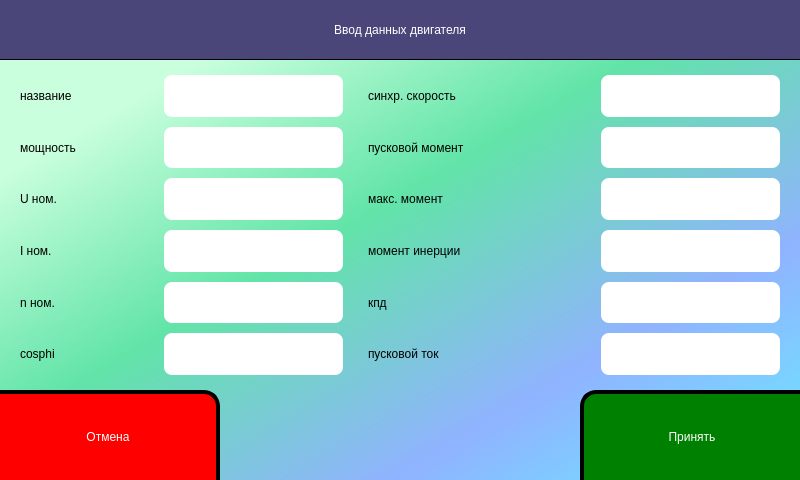
<?xml version="1.0" encoding="UTF-8"?>
<ui version="4.0">
 <class>AddEngine</class>
 <widget class="QWidget" name="AddEngine">
  <property name="geometry">
   <rect>
    <x>0</x>
    <y>0</y>
    <width>800</width>
    <height>480</height>
   </rect>
  </property>
  <property name="windowTitle">
   <string>Form</string>
  </property>
  <property name="styleSheet">
   <string notr="true">#AddEngine {
	background-color:qlineargradient(spread:pad, x1:0.174, y1:0.187, x2:0.965, y2:1, stop:0.00497512 rgba(202, 255, 221, 255), stop:0.338308 rgba(98, 228, 168, 255), stop:0.706468 rgba(144, 179, 255, 255), stop:1 rgba(108, 231, 255, 255));

}

QLabel {
	/*font:  bold 24px;*/
}

QPushButton {
	/*font:  bold 24px;*/
	color: white;
}

QLineEdit {
	/*font:  bold 24px;*/
	border-radius: 8px;
}</string>
  </property>
  <layout class="QVBoxLayout" name="verticalLayout" stretch="60,300,90">
   <property name="spacing">
    <number>15</number>
   </property>
   <property name="leftMargin">
    <number>0</number>
   </property>
   <property name="topMargin">
    <number>0</number>
   </property>
   <property name="rightMargin">
    <number>0</number>
   </property>
   <property name="bottomMargin">
    <number>0</number>
   </property>
   <item>
    <widget class="QLabel" name="title">
     <property name="styleSheet">
      <string notr="true">#title {
	background-color: rgb(74, 70, 122);
	border-bottom: 1px solid black;
	color: white;
}</string>
     </property>
     <property name="text">
      <string>Ввод данных двигателя</string>
     </property>
     <property name="alignment">
      <set>Qt::AlignCenter</set>
     </property>
    </widget>
   </item>
   <item>
    <layout class="QGridLayout" name="gridLayout" columnstretch="120,180,210,180">
     <property name="leftMargin">
      <number>20</number>
     </property>
     <property name="rightMargin">
      <number>20</number>
     </property>
     <property name="horizontalSpacing">
      <number>25</number>
     </property>
     <property name="verticalSpacing">
      <number>10</number>
     </property>
     <item row="2" column="1">
      <widget class="QLineEdit" name="le_rated_voltage">
       <property name="sizePolicy">
        <sizepolicy hsizetype="Expanding" vsizetype="Expanding">
         <horstretch>0</horstretch>
         <verstretch>0</verstretch>
        </sizepolicy>
       </property>
      </widget>
     </item>
     <item row="1" column="1">
      <widget class="QLineEdit" name="le_power">
       <property name="sizePolicy">
        <sizepolicy hsizetype="Expanding" vsizetype="Expanding">
         <horstretch>0</horstretch>
         <verstretch>0</verstretch>
        </sizepolicy>
       </property>
      </widget>
     </item>
     <item row="3" column="0">
      <widget class="QLabel" name="lb_rated_current">
       <property name="statusTip">
        <string/>
       </property>
       <property name="text">
        <string>I ном.</string>
       </property>
      </widget>
     </item>
     <item row="4" column="3">
      <widget class="QLineEdit" name="le_efficiency">
       <property name="sizePolicy">
        <sizepolicy hsizetype="Expanding" vsizetype="Expanding">
         <horstretch>0</horstretch>
         <verstretch>0</verstretch>
        </sizepolicy>
       </property>
      </widget>
     </item>
     <item row="3" column="1">
      <widget class="QLineEdit" name="le_rated_current">
       <property name="sizePolicy">
        <sizepolicy hsizetype="Expanding" vsizetype="Expanding">
         <horstretch>0</horstretch>
         <verstretch>0</verstretch>
        </sizepolicy>
       </property>
      </widget>
     </item>
     <item row="4" column="1">
      <widget class="QLineEdit" name="le_rated_speed">
       <property name="sizePolicy">
        <sizepolicy hsizetype="Expanding" vsizetype="Expanding">
         <horstretch>0</horstretch>
         <verstretch>0</verstretch>
        </sizepolicy>
       </property>
      </widget>
     </item>
     <item row="2" column="0">
      <widget class="QLabel" name="lb_rated_voltage">
       <property name="statusTip">
        <string/>
       </property>
       <property name="text">
        <string>U ном.</string>
       </property>
      </widget>
     </item>
     <item row="0" column="2">
      <widget class="QLabel" name="lb_sync_speed">
       <property name="statusTip">
        <string/>
       </property>
       <property name="text">
        <string>синхр. скорость</string>
       </property>
      </widget>
     </item>
     <item row="3" column="3">
      <widget class="QLineEdit" name="le_inertia">
       <property name="sizePolicy">
        <sizepolicy hsizetype="Expanding" vsizetype="Expanding">
         <horstretch>0</horstretch>
         <verstretch>0</verstretch>
        </sizepolicy>
       </property>
      </widget>
     </item>
     <item row="0" column="0">
      <widget class="QLabel" name="lb_name">
       <property name="sizePolicy">
        <sizepolicy hsizetype="Preferred" vsizetype="Expanding">
         <horstretch>0</horstretch>
         <verstretch>0</verstretch>
        </sizepolicy>
       </property>
       <property name="statusTip">
        <string/>
       </property>
       <property name="text">
        <string>название</string>
       </property>
      </widget>
     </item>
     <item row="1" column="2">
      <widget class="QLabel" name="lb_starting_torque">
       <property name="statusTip">
        <string/>
       </property>
       <property name="text">
        <string>пусковой момент</string>
       </property>
      </widget>
     </item>
     <item row="0" column="3">
      <widget class="QLineEdit" name="le_sync_speed">
       <property name="sizePolicy">
        <sizepolicy hsizetype="Expanding" vsizetype="Expanding">
         <horstretch>0</horstretch>
         <verstretch>0</verstretch>
        </sizepolicy>
       </property>
      </widget>
     </item>
     <item row="1" column="3">
      <widget class="QLineEdit" name="le_starting_torque">
       <property name="sizePolicy">
        <sizepolicy hsizetype="Expanding" vsizetype="Expanding">
         <horstretch>0</horstretch>
         <verstretch>0</verstretch>
        </sizepolicy>
       </property>
      </widget>
     </item>
     <item row="2" column="3">
      <widget class="QLineEdit" name="le_max_torque">
       <property name="sizePolicy">
        <sizepolicy hsizetype="Expanding" vsizetype="Expanding">
         <horstretch>0</horstretch>
         <verstretch>0</verstretch>
        </sizepolicy>
       </property>
      </widget>
     </item>
     <item row="0" column="1">
      <widget class="QLineEdit" name="le_name">
       <property name="sizePolicy">
        <sizepolicy hsizetype="Preferred" vsizetype="Expanding">
         <horstretch>0</horstretch>
         <verstretch>0</verstretch>
        </sizepolicy>
       </property>
      </widget>
     </item>
     <item row="3" column="2">
      <widget class="QLabel" name="lb_inertia">
       <property name="statusTip">
        <string/>
       </property>
       <property name="text">
        <string>момент инерции</string>
       </property>
      </widget>
     </item>
     <item row="4" column="0">
      <widget class="QLabel" name="lb_rated_speed">
       <property name="statusTip">
        <string/>
       </property>
       <property name="text">
        <string>n ном.</string>
       </property>
      </widget>
     </item>
     <item row="2" column="2">
      <widget class="QLabel" name="lb_max_torque">
       <property name="statusTip">
        <string/>
       </property>
       <property name="text">
        <string>макс. момент</string>
       </property>
      </widget>
     </item>
     <item row="1" column="0">
      <widget class="QLabel" name="lb_power">
       <property name="statusTip">
        <string/>
       </property>
       <property name="text">
        <string>мощность</string>
       </property>
      </widget>
     </item>
     <item row="4" column="2">
      <widget class="QLabel" name="lb_efficiency">
       <property name="statusTip">
        <string/>
       </property>
       <property name="text">
        <string>кпд</string>
       </property>
      </widget>
     </item>
     <item row="5" column="0">
      <widget class="QLabel" name="lb_cos_phi">
       <property name="statusTip">
        <string/>
       </property>
       <property name="text">
        <string>cosphi</string>
       </property>
      </widget>
     </item>
     <item row="5" column="1">
      <widget class="QLineEdit" name="le_cos_phi">
       <property name="sizePolicy">
        <sizepolicy hsizetype="Expanding" vsizetype="Expanding">
         <horstretch>0</horstretch>
         <verstretch>0</verstretch>
        </sizepolicy>
       </property>
      </widget>
     </item>
     <item row="5" column="2">
      <widget class="QLabel" name="lb_starting_current">
       <property name="statusTip">
        <string/>
       </property>
       <property name="text">
        <string>пусковой ток</string>
       </property>
      </widget>
     </item>
     <item row="5" column="3">
      <widget class="QLineEdit" name="le_starting_current">
       <property name="sizePolicy">
        <sizepolicy hsizetype="Expanding" vsizetype="Expanding">
         <horstretch>0</horstretch>
         <verstretch>0</verstretch>
        </sizepolicy>
       </property>
      </widget>
     </item>
    </layout>
   </item>
   <item>
    <layout class="QHBoxLayout" name="horizontalLayout">
     <property name="spacing">
      <number>360</number>
     </property>
     <item>
      <widget class="QPushButton" name="pb_cancel">
       <property name="sizePolicy">
        <sizepolicy hsizetype="Minimum" vsizetype="Expanding">
         <horstretch>0</horstretch>
         <verstretch>0</verstretch>
        </sizepolicy>
       </property>
       <property name="styleSheet">
        <string notr="true">#pb_cancel {
border-right: 4px solid black;
border-top: 4px solid black;
border-top-right-radius: 16px;
background-color: red;
}

#pb_cancel:pressed {
border-right: 8px solid black;
border-top: 8px solid black;
}
</string>
       </property>
       <property name="text">
        <string>Отмена</string>
       </property>
       <property name="checkable">
        <bool>false</bool>
       </property>
      </widget>
     </item>
     <item>
      <widget class="QPushButton" name="pb_accept">
       <property name="sizePolicy">
        <sizepolicy hsizetype="Minimum" vsizetype="Expanding">
         <horstretch>0</horstretch>
         <verstretch>0</verstretch>
        </sizepolicy>
       </property>
       <property name="styleSheet">
        <string notr="true">#pb_accept {
border-left: 4px solid black;
border-top: 4px solid black;
border-top-left-radius: 16px;
background-color: green;
}

#pb_accept:pressed {
border-left: 8px solid black;
border-top: 8px solid black;
}
</string>
       </property>
       <property name="text">
        <string>Принять</string>
       </property>
       <property name="checkable">
        <bool>false</bool>
       </property>
      </widget>
     </item>
    </layout>
   </item>
  </layout>
 </widget>
 <resources/>
 <connections/>
</ui>
